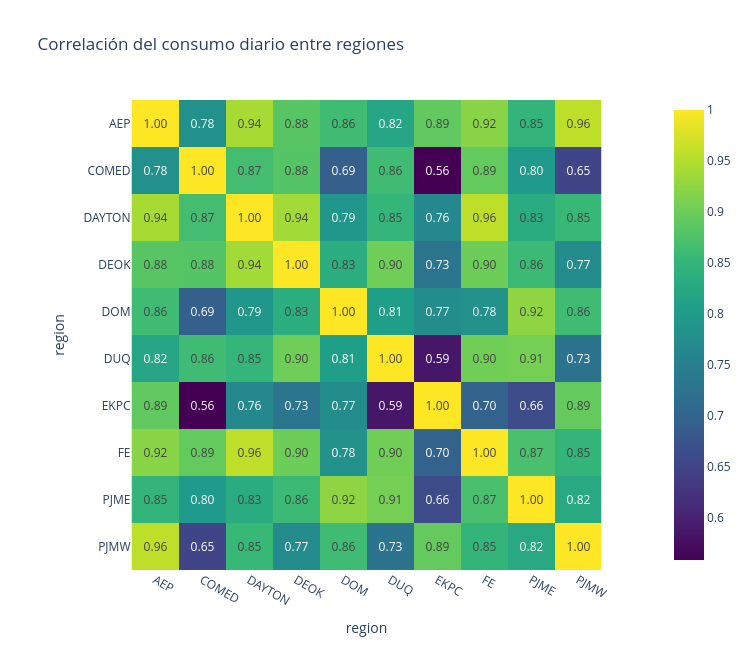

The code cell stored with this chart in its notebook:
### Markdown cell above
### 3.1 Correlación entre regiones

Se calcula sobre el promedio diario. Valores altos indican que las regiones suben y bajan juntas, en buena parte por compartir la estacionalidad.

### Code cell
diario_comun = promedio_diario(df_comun).unstack(0)

fig = px.imshow(diario_comun.corr(), text_auto='.2f', color_continuous_scale='viridis',
                title='Correlación del consumo diario entre regiones', width=750, height=650)
fig.show()

### Figure 1 — Plotly figure (JSON) as saved in the notebook; plotly's stock layout.template omitted (floating-point values rounded to 4 significant figures)
{"data": [{"coloraxis": "coloraxis", "hovertemplate": "region: %{x}<br>region: %{y}<br>color: %{z}<extra></extra>", "name": "0", "texttemplate": "%{z:.2f}", "type": "heatmap", "x": ["AEP", "COMED", "DAYTON", "DEOK", "DOM", "DUQ", "EKPC", "FE", "PJME", "PJMW"], "xaxis": "x", "y": ["AEP", "COMED", "DAYTON", "DEOK", "DOM", "DUQ", "EKPC", "FE", "PJME", "PJMW"], "yaxis": "y", "z": [[1.0, 0.7801, 0.9416, 0.8826, 0.8611, 0.8195, 0.8906, 0.9203, 0.8466, 0.9572], [0.7801, 1.0, 0.8659, 0.8804, 0.691, 0.862, 0.5583, 0.8925, 0.7973, 0.6498], [0.9416, 0.8659, 1.0, 0.9379, 0.7905, 0.8496, 0.7649, 0.9563, 0.8316, 0.855], [0.8826, 0.8804, 0.9379, 1.0, 0.8343, 0.9024, 0.7306, 0.8999, 0.8588, 0.7715], [0.8611, 0.691, 0.7905, 0.8343, 1.0, 0.8064, 0.7738, 0.7819, 0.9243, 0.8621], [0.8195, 0.862, 0.8496, 0.9024, 0.8064, 1.0, 0.5863, 0.9031, 0.9064, 0.7286], [0.8906, 0.5583, 0.7649, 0.7306, 0.7738, 0.5863, 1.0, 0.6973, 0.6594, 0.8931], [0.9203, 0.8925, 0.9563, 0.8999, 0.7819, 0.9031, 0.6973, 1.0, 0.8707, 0.8482], [0.8466, 0.7973, 0.8316, 0.8588, 0.9243, 0.9064, 0.6594, 0.8707, 1.0, 0.8244], [0.9572, 0.6498, 0.855, 0.7715, 0.8621, 0.7286, 0.8931, 0.8482, 0.8244, 1.0]]}], "layout": {"coloraxis": {"autocolorscale": false, "colorscale": [[0, "#440154"], [0.1111, "#482878"], [0.2222, "#3e4989"], [0.3333, "#31688e"], [0.4444, "#26828e"], [0.5556, "#1f9e89"], [0.6667, "#35b779"], [0.7778, "#6ece58"], [0.8889, "#b5de2b"], [1, "#fde725"]]}, "height": 650, "title": {"text": "Correlación del consumo diario entre regiones"}, "width": 750, "xaxis": {"anchor": "y", "constrain": "domain", "domain": [0, 1], "scaleanchor": "y", "title": {"text": "region"}}, "yaxis": {"anchor": "x", "autorange": "reversed", "constrain": "domain", "domain": [0, 1], "title": {"text": "region"}}}}
